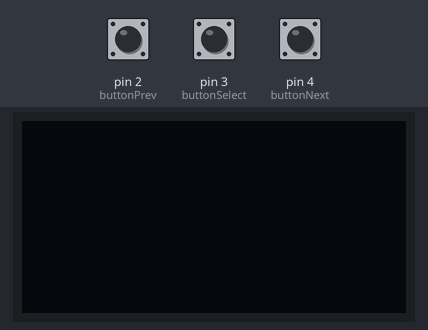
The sketch below on a simulated Arduino Uno, built with avr-gcc and run on an emulated ATmega328P. On the bench: 128×64 one-colour display. The test bench sets the inputs (shaded band); at power-on: pin 2 (buttonPrev) HIGH, pin 3 (buttonSelect) HIGH, pin 4 (buttonNext) HIGH.

Above: at 1.4 s.
1.5 s: pin 2 (buttonPrev) pulled LOW for 0.15 s
At 2.7 s:
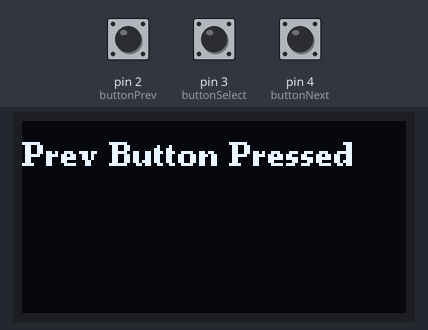
3.1 s: pin 3 (buttonSelect) pulled LOW for 0.15 s
At 4.2 s:
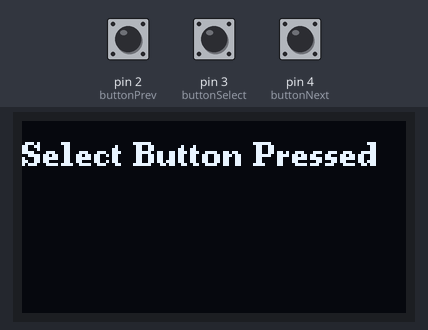
4.7 s: pin 4 (buttonNext) pulled LOW for 0.15 s
At 5.4 s:
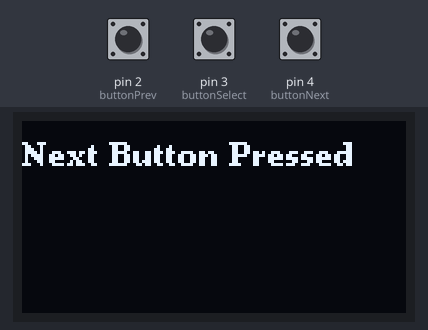
6.3 s: pin 2 (buttonPrev) pulled LOW for 1 s
At 7.8 s:
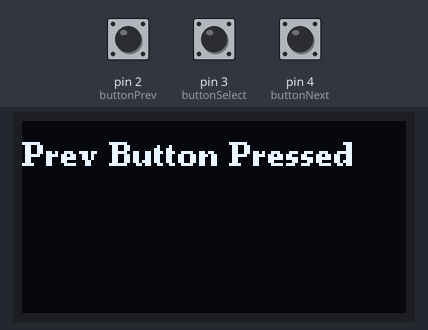
8.8 s: pin 3 (buttonSelect) pulled LOW for 1 s
At 9.7 s:
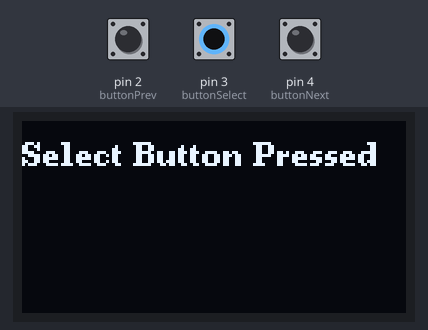
Timing chart, 0 to 11.8 s (numbered marks = the images above; inputs shaded):
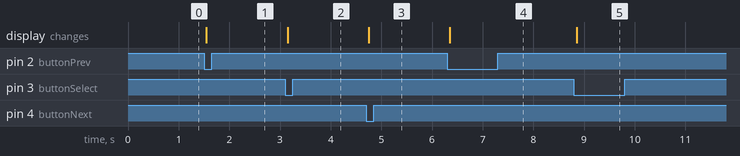

Measured:
- after the input at 1.5 s, the display: changes after 0.05 s (image 1)
- after the input at 3.1 s, the display: changes after 0.05 s (image 2)
- after the input at 4.7 s, the display: changes after 0.05 s (image 3)
- after the input at 6.3 s, the display: changes after 0.05 s (image 4)
- after the input at 8.8 s, the display: changes after 0.05 s (image 5)

The sketch:

Sketch_MP3_Player_OLED.ino
```cpp
#include <U8g2lib.h>
#include <SPI.h>

U8G2_SH1106_128X64_NONAME_F_4W_SW_SPI u8g2(U8G2_R0, /* clock=*/ 13, /* data=*/ 11, /* cs=*/ A2, /* dc=*/ A1, /* reset=*/ A0);

int buttonPrev = 2;
int buttonSelect = 3;
int buttonNext = 4;

bool lastPrev = HIGH;
bool lastSelect = HIGH;
bool lastNext = HIGH;

void setup() {
  // put your setup code here, to run once:
  u8g2.begin();
  Serial.begin(9600);
  pinMode(buttonPrev, INPUT_PULLUP);
  pinMode(buttonSelect, INPUT_PULLUP);
  pinMode(buttonNext, INPUT_PULLUP);
  delay(200);                          // let the pins and 5V settle
  lastPrev = digitalRead(buttonPrev);  // start from the real state
  lastSelect = digitalRead(buttonSelect);
  lastNext = digitalRead(buttonNext);

}

void loop() {
  // put your main code here, to run repeatedly:
  u8g2.clearBuffer();
  u8g2.setFont(u8g2_font_ncenB08_tr);

  bool prev = digitalRead(buttonPrev);
  bool select = digitalRead(buttonSelect);
  bool next = digitalRead(buttonNext);
  u8g2.clearBuffer();
  if (lastPrev == HIGH && prev == LOW) {
    //toggle left in array
    //if array
    u8g2.drawStr(0, 15, "Prev Button Pressed");
    u8g2.sendBuffer();
    delay(1000);
    u8g2.clearBuffer();
  }

  if (lastSelect == HIGH && select == LOW) {
    u8g2.drawStr(0, 15, "Select Button Pressed");
    u8g2.sendBuffer();
    delay(1000);
    u8g2.clearBuffer();
  }

  if (lastNext == HIGH && next == LOW) {
    u8g2.drawStr(0, 15, "Next Button Pressed");
    u8g2.sendBuffer();
    delay(1000);
    u8g2.clearBuffer();
  }

  lastPrev = prev;
  lastSelect = select;
  lastNext = next;
}
```
